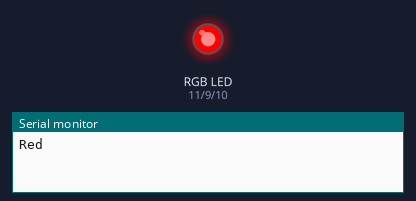
A sketch run on a simulated Arduino Uno, built with avr-gcc and run on an emulated ATmega328P. On the bench: an RGB LED mixed from three pins (HIGH = lit), the last lines printed to the serial monitor.

Above: at 0.5 s.
At 2.5 s:
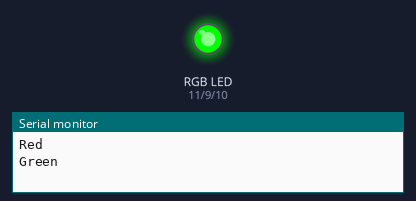
At 4.5 s:
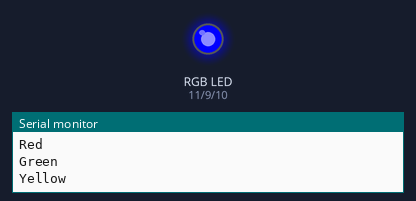
At 5.5 s:
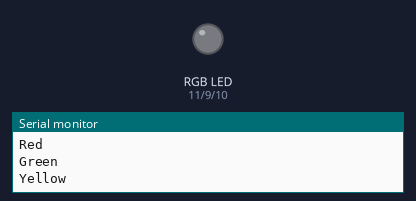
Timing chart, 0 to 7.8 s (numbered marks = the images above):
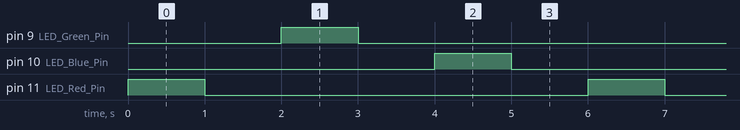

Measured:
- by itself, pin 9 (LED_Green_Pin), pin 10 (LED_Blue_Pin), pin 11 (LED_Red_Pin): alternates HIGH for 1.0 s and LOW for 5.0 s
- by itself, everything shown: repeats every 6.0 s, in 6 steps

The sketch:

sketch_sep15h.ino
```cpp
int LED_Red_Pin = 11;
int LED_Green_Pin = 9;
int LED_Blue_Pin = 10;
void setup() {
Serial.begin(9600);
pinMode(LED_Red_Pin, OUTPUT);
pinMode(LED_Green_Pin, OUTPUT);
pinMode(LED_Blue_Pin, OUTPUT);
}
void loop() {
RGB_Color(255, 0, 0);
Serial.println("Red");
delay(1000);
RGB_Color(0, 0, 0);
delay(1000);
RGB_Color(0, 255, 0);
Serial.println("Green");
delay(1000);
RGB_Color(0, 0, 0);
delay(1000);
RGB_Color(0,0,255);
Serial.println("Yellow");
delay(1000);
RGB_Color(0, 0, 0);
delay(1000);
}
void RGB_Color(int LED_Red_Val, int LED_Green_Val, int LED_Blue_Val) {
analogWrite(LED_Red_Pin, LED_Red_Val);
analogWrite(LED_Green_Pin, LED_Green_Val);
analogWrite(LED_Blue_Pin, LED_Blue_Val);
}
```
